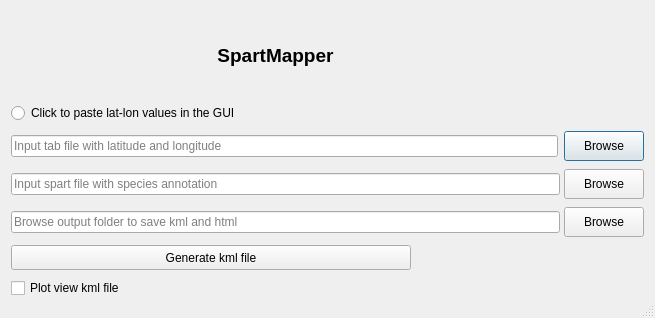
<?xml version="1.0" encoding="UTF-8"?>
<ui version="4.0">
 <class>Dialog</class>
 <widget class="QDialog" name="Dialog">
  <property name="windowModality">
   <enum>Qt::NonModal</enum>
  </property>
  <property name="geometry">
   <rect>
    <x>0</x>
    <y>0</y>
    <width>655</width>
    <height>318</height>
   </rect>
  </property>
  <property name="minimumSize">
   <size>
    <width>0</width>
    <height>0</height>
   </size>
  </property>
  <property name="windowTitle">
   <string>spartmapper</string>
  </property>
  <property name="layoutDirection">
   <enum>Qt::LeftToRight</enum>
  </property>
  <property name="sizeGripEnabled">
   <bool>true</bool>
  </property>
  <property name="modal">
   <bool>true</bool>
  </property>
  <layout class="QHBoxLayout" name="horizontalLayout_2">
   <property name="sizeConstraint">
    <enum>QLayout::SetDefaultConstraint</enum>
   </property>
   <item>
    <layout class="QVBoxLayout" name="verticalLayout">
     <property name="spacing">
      <number>4</number>
     </property>
     <property name="sizeConstraint">
      <enum>QLayout::SetNoConstraint</enum>
     </property>
     <item>
      <layout class="QHBoxLayout" name="horizontalLayout">
       <item>
        <widget class="QLabel" name="label_2">
         <property name="font">
          <font>
           <pointsize>14</pointsize>
           <weight>75</weight>
           <bold>true</bold>
          </font>
         </property>
         <property name="text">
          <string>SpartMapper</string>
         </property>
         <property name="alignment">
          <set>Qt::AlignCenter</set>
         </property>
        </widget>
       </item>
       <item>
        <widget class="QLabel" name="label">
         <property name="maximumSize">
          <size>
           <width>100</width>
           <height>80</height>
          </size>
         </property>
         <property name="text">
          <string/>
         </property>
         <property name="pixmap">
          <pixmap resource="photo.qrc">:/icon/icon/copy_21mm.png</pixmap>
         </property>
         <property name="scaledContents">
          <bool>true</bool>
         </property>
        </widget>
       </item>
      </layout>
     </item>
     <item>
      <widget class="QRadioButton" name="b1">
       <property name="text">
        <string>Click to paste lat-lon values in the GUI</string>
       </property>
      </widget>
     </item>
     <item>
      <layout class="QHBoxLayout" name="horizontalLayout_5">
       <property name="spacing">
        <number>6</number>
       </property>
       <item>
        <widget class="QLineEdit" name="lineEdit">
         <property name="placeholderText">
          <string>Input tab file with latitude and longitude</string>
         </property>
        </widget>
       </item>
       <item>
        <widget class="QPushButton" name="pushButton">
         <property name="maximumSize">
          <size>
           <width>100</width>
           <height>30</height>
          </size>
         </property>
         <property name="text">
          <string>Browse</string>
         </property>
        </widget>
       </item>
      </layout>
     </item>
     <item>
      <layout class="QHBoxLayout" name="horizontalLayout_6">
       <item>
        <widget class="QLineEdit" name="lineEdit_2">
         <property name="placeholderText">
          <string>Input spart file with species annotation</string>
         </property>
        </widget>
       </item>
       <item>
        <widget class="QPushButton" name="pushButton_2">
         <property name="maximumSize">
          <size>
           <width>100</width>
           <height>30</height>
          </size>
         </property>
         <property name="text">
          <string>Browse</string>
         </property>
        </widget>
       </item>
      </layout>
     </item>
     <item>
      <layout class="QHBoxLayout" name="horizontalLayout_7">
       <item>
        <widget class="QLineEdit" name="lineEdit_3">
         <property name="placeholderText">
          <string>Browse output folder to save kml and html</string>
         </property>
        </widget>
       </item>
       <item>
        <widget class="QPushButton" name="pushButton_3">
         <property name="maximumSize">
          <size>
           <width>100</width>
           <height>30</height>
          </size>
         </property>
         <property name="text">
          <string>Browse</string>
         </property>
        </widget>
       </item>
      </layout>
     </item>
     <item>
      <widget class="QPushButton" name="pushButton_4">
       <property name="maximumSize">
        <size>
         <width>400</width>
         <height>25</height>
        </size>
       </property>
       <property name="text">
        <string>Generate kml file</string>
       </property>
      </widget>
     </item>
     <item>
      <widget class="QCheckBox" name="checkBox">
       <property name="text">
        <string>Plot view kml file</string>
       </property>
      </widget>
     </item>
    </layout>
   </item>
  </layout>
 </widget>
 <resources>
  <include location="photo.qrc"/>
 </resources>
 <connections/>
</ui>
